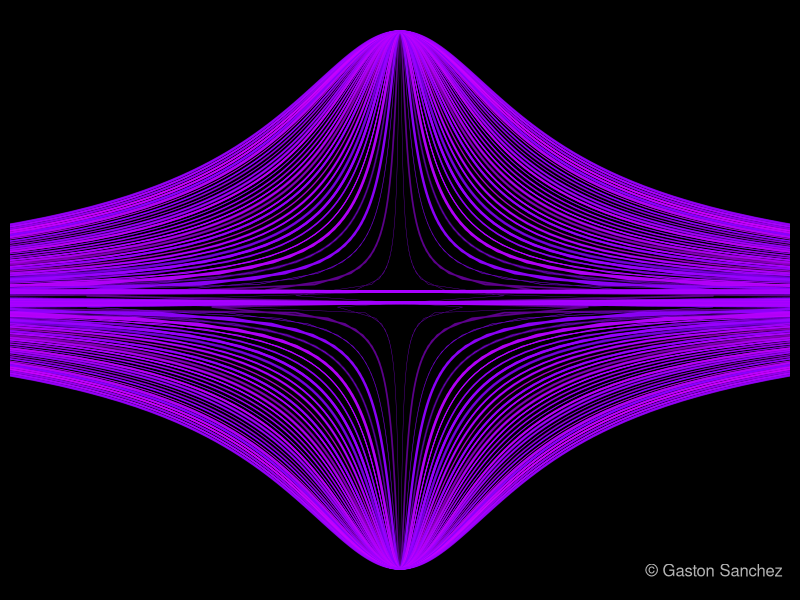

The R script that drew this image:
# ========================================================================
# Purple Confluence
# ========================================================================
# generate pairs of x-y values
set.seed(1234)
theta <- seq(-2*pi, 2*pi, length = 300)
x <- sin(theta) / cos(theta)
y <- cos(theta) 


png("purple_confluence.png", width = 700, height = 400)
# set graphical parameters
op <- par(bg = "black", mar = rep(0.5, 4))
# plot
plot(x, y, type = "n", xlim = c(-20, 20), ylim = c(-1,1))
for (i in seq(-2*pi, 2*pi, length = 70)) {
  lines(i*x, y, lwd = 2.5*runif(1),
        col = hsv(runif(1,0.75,0.8), 1, 1, runif(1,0.3)))		
}
# signature
legend("bottomright", legend = "© Gaston Sanchez", bty = "n", 
       text.col = "gray70")
# reset graphical parameters
par(op)
dev.off()
